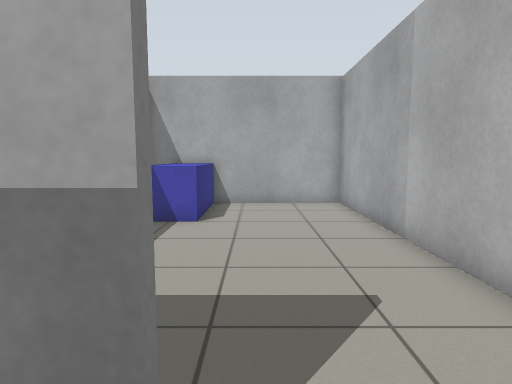
view 1 (above)

13 first-person views from a walk through a robot-simulator world made for Gazebo. The camera is 0.93 m above the floor, tilts 6° down and sees 75° across. The floor is counted in squares, 0.5 m on a side. Each view is taken from the middle of a square. On the plan, view 1 faces up. The plan holds only what a view shows up to about 17 squares ahead; the rest is blank.

view 2
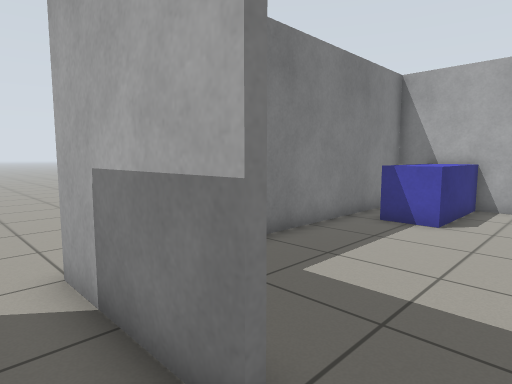

view 3
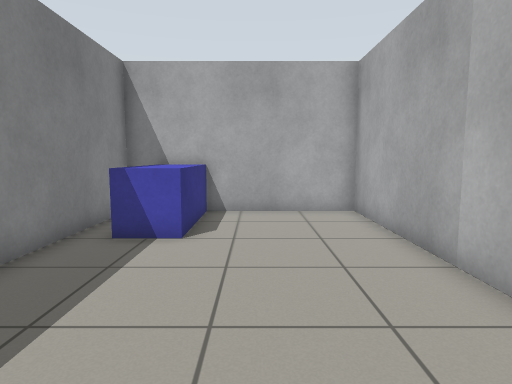

view 4
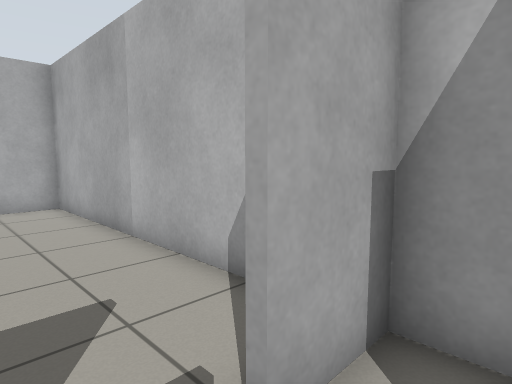

view 5
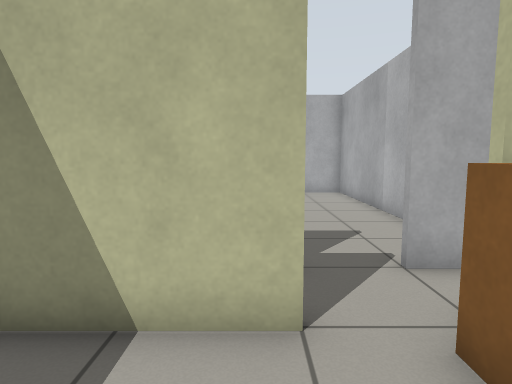

view 6
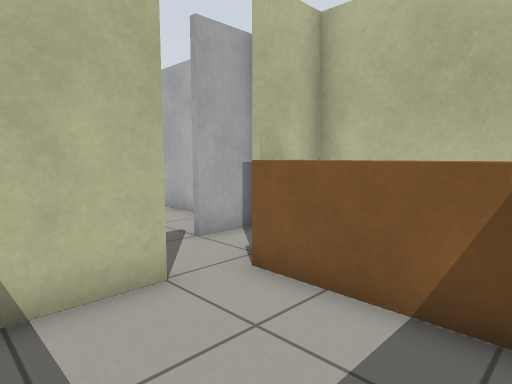

view 7
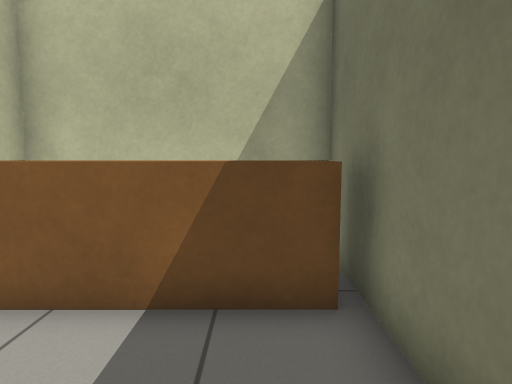

view 8
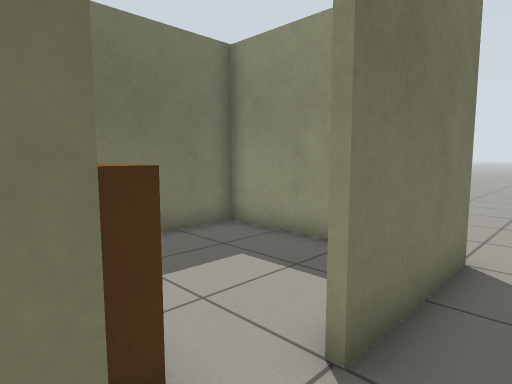

view 9
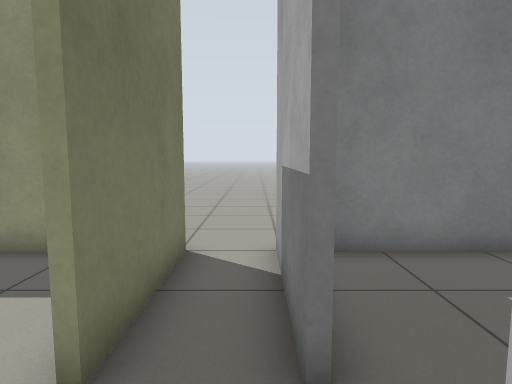

view 10
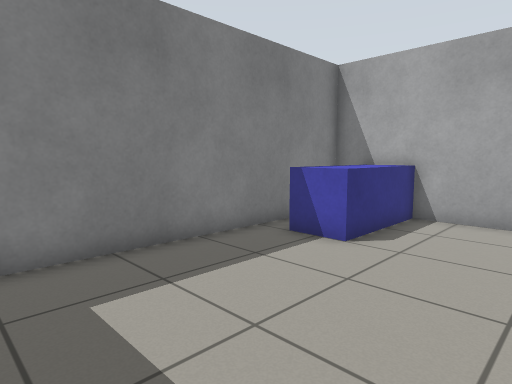

view 11
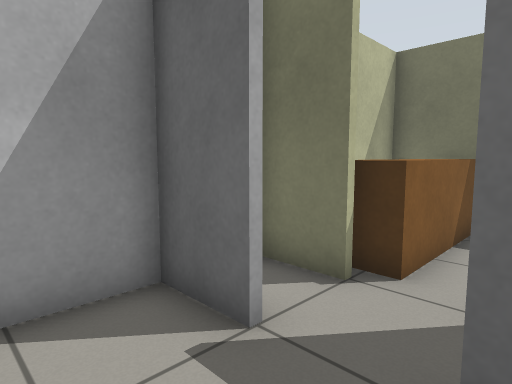

view 12
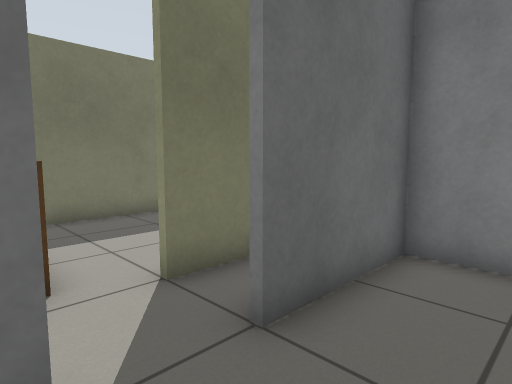

view 13
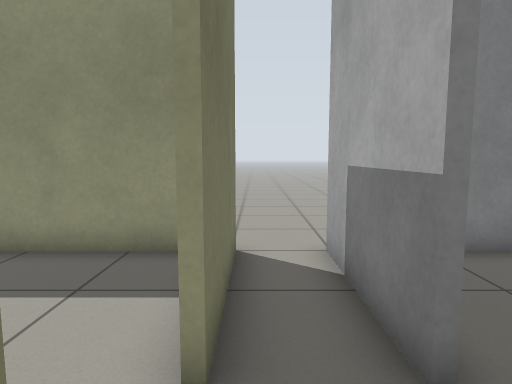

### Floor plan
Points are (right, up) in squares from view 1. A wall is a line through its corners. A room is listed if a view was taken in it or the views show most of it. See-through windows are left out.
Room 1 (views 1, 2, 3, 4, 8, 9, 13)
walls: (-0.4, 1.4) (-4.5, 1.4); (2.4, -0.4) (3.2, -0.4); (3.4, 0.2) (3.4, 1.9); (3.5, 1.4) (1.5, 1.4); (-4.6, -0.4) (-0.4, -0.4)
ways out: opening at (1, 0) to room 2; opening at (0.5, 2) to room 3; opening at (-4, 1)
Room 2 (views 5, 6, 7)
walls: (-0.4, -0.6) (-3.8, -0.6); (-4.4, -1.5) (-4.4, -6.4) (0.5, -6.4); (3.4, -6.4) (3.4, -0.6)
ways out: opening at (1, 0) to room 1
objects: counter (1, -6) to (2, -1)
Room 3 (views 10, 11, 12)
walls: (-4.4, 12.4) (-4.4, 1.6) (-0.5, 1.6); (1.4, 1.6) (3.5, 1.6); (3.4, 1.9) (3.4, 13.4) (-1.5, 13.4)
ways out: opening at (0.5, 2) to room 1
objects: blue box (-3, 10) to (-2, 13)

Where each view was taken, in squares from view 1:
view 1: 0 up, 0 right, facing up
view 2: 0 up, 1 right, facing up-left
view 3: 2 up, 0 right, facing up
view 4: 0 up, 0 right, facing up-right
view 5: 4 down, 1 left, facing up
view 6: 5 down, 3 left, facing up-right
view 7: 5 down, 3 left, facing right
view 8: 1 up, 2 right, facing down-left
view 9: 1 up, 2 right, facing left
view 10: 3 up, 2 right, facing up-left
view 11: 4 up, 1 left, facing down-right
view 12: 4 up, 2 right, facing down-left
view 13: 0 up, 2 right, facing left
